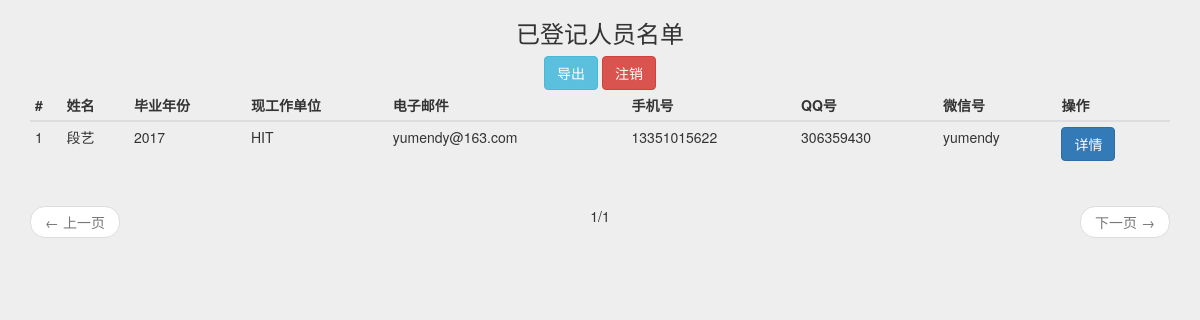
The app's page /record/list/ (signed in), older data.
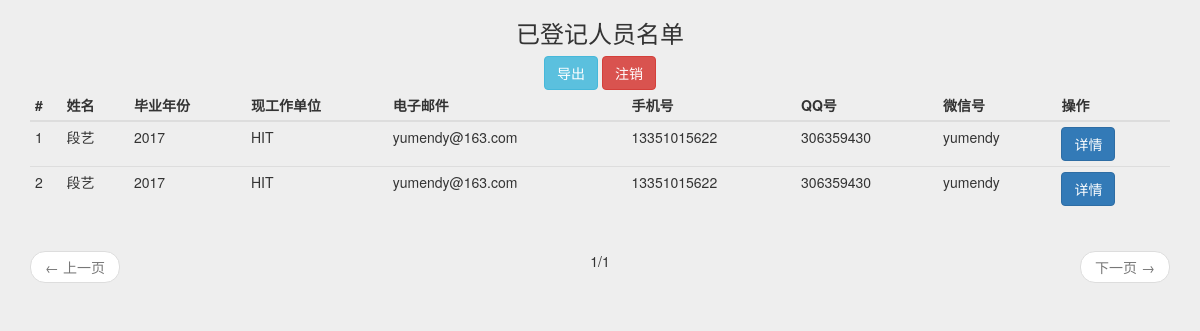
The same page, newer data.
### register/models.py (models this page shows, shortened)
class Record(models.Model):
    name = models.CharField(max_length=256)
    graduate = models.SmallIntegerField()
    unit = models.CharField(max_length=512)
    phone = models.CharField(max_length=32)
    email = models.EmailField()
    im = models.CharField(max_length=32, null=True, blank=True)
    wechat = models.CharField(max_length=32, null=True, blank=True)
    short_word = models.CharField(max_length=200, null=True, blank=True)
    content = RichTextUploadingField(blank=True, null=True)

### register/views.py (the view)
# urls.py: url(r'^record/list/$', views.RecordListView.as_view(), name='record_list'),
class RecordListView(LoginRequiredMixin, ListView):
    login_url = reverse_lazy('login')
    model = Record
    template_name = 'register/record_list.html'
    paginate_by = 30
    context_object_name = 'record_list'

### templates/register/record_list.html (shortened to what this page needs)
{% extends 'register/dashboard_base.html' %}
{% block body %}
    <div class="container">
        <div class="row">
            <div class="col-md-12 text-center">
                <h3>已登记人员名单</h3>
                <a href="{% url 'get_csv' %}" class="btn btn-info" role="button">导出</a>
                <a href="{% url 'logout' %}" class="btn btn-danger" role="button">注销</a>
            </div>
        </div>
        <div class="row">
            <div class="col-md-12">
                <div class="table-responsive">
                    <table class="table table-hover table-condensed">
                        <thead>
                            <tr>
                                <th>#</th>
                                <th>姓名</th>
                                <th>毕业年份</th>
                                <th>现工作单位</th>
                                <th>电子邮件</th>
                                <th>手机号</th>
                                <th>QQ号</th>
                                <th>微信号</th>
                                <th>操作</th>
                            </tr>
                        </thead>
                        <tbody>
                            {% for record in record_list %}
                                <tr>
                                    <td>{{ forloop.counter }}</td>
                                    <td>{{ record.name }}</td>
                                    <td>{{ record.graduate }}</td>
                                    <td>{{ record.unit }}</td>
                                    <td>{{ record.email }}</td>
                                    <td>{{ record.phone }}</td>
                                    <td>{{ record.im }}</td>
                                    <td>{{ record.wechat }}</td>
                                    <td><a href="{% url 'record_detail' record.pk %}" class="btn btn-primary" role="button">详情</a></td>
                                </tr>
                            {% endfor %}
                        </tbody>
                    </table>
                </div>
            </div>
        </div>
        <div class="row">
            <div class="col-md-12">
                {% include 'register/pagination.html' %}
            </div>
        </div>
    </div>
{% endblock %}

### templates/register/dashboard_base.html (shortened to what this page needs)
{% load staticfiles %}
<!DOCTYPE html>
<html lang="zh-hans">
<head>
    <link href="//cdn.bootcss.com/bootstrap/3.3.6/css/bootstrap.min.css" rel="stylesheet">
    <link href="{% static 'css/dashboard.css' %}" rel="stylesheet">
</head>
<body style="background-color: #eeeeee">
    {% block body %}{% endblock %}
</body>
</html>

### templates/register/pagination.html
<ul class="pager">
    {% if  page_obj.has_previous %}
        <li class="previous">
            <a href="?page={{page_obj.previous_page_number}}">&larr; 上一页</a>
        </li>
    {% else %}
        <li class="previous disabled">
            <a>&larr; 上一页</a>
        </li>
    {% endif %}
    <li class="page-number">{{page_obj.number}}/{{page_obj.paginator.num_pages}}</li>
    {% if  page_obj.has_next%}
        <li class="next">
            <a href="?page={{page_obj.next_page_number}}">下一页 &rarr;</a>
        </li>
    {% else %}
        <li class="next disabled">
            <a>下一页 &rarr;</a>
        </li>
    {% endif %}
</ul>

Row changes from the older to the newer data that the page shows:
added Record: name "段艺", graduate "2017", unit "HIT", email "yumendy@163.com", phone "13351015622", im "306359430", wechat "yumendy"
